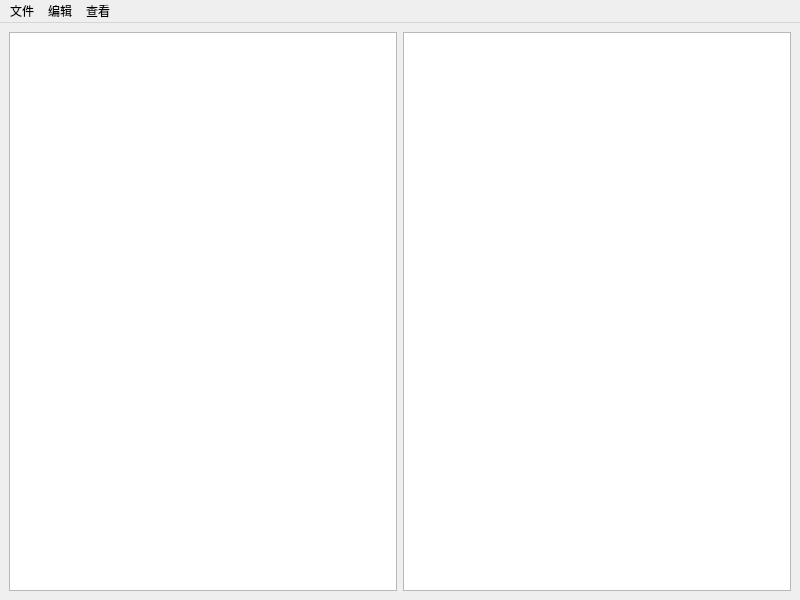
<?xml version="1.0" encoding="UTF-8"?>
<ui version="4.0">
 <class>MainWindow</class>
 <widget class="QMainWindow" name="MainWindow">
  <property name="geometry">
   <rect>
    <x>0</x>
    <y>0</y>
    <width>800</width>
    <height>600</height>
   </rect>
  </property>
  <property name="windowTitle">
   <string>MainWindow</string>
  </property>
  <widget class="QWidget" name="centralwidget">
   <layout class="QHBoxLayout" name="horizontalLayout">
    <item>
     <widget class="QPlainTextEdit" name="textEdit"/>
    </item>
    <item>
     <widget class="QTextBrowser" name="previewBrowser"/>
    </item>
   </layout>
  </widget>
  <widget class="QMenuBar" name="menuBar">
   <property name="geometry">
    <rect>
     <x>0</x>
     <y>0</y>
     <width>800</width>
     <height>23</height>
    </rect>
   </property>
   <widget class="QMenu" name="menu">
    <property name="title">
     <string>文件</string>
    </property>
    <addaction name="actionC"/>
    <addaction name="actionOpen"/>
    <addaction name="separator"/>
    <addaction name="actionSave"/>
    <addaction name="actionSave_As"/>
    <addaction name="separator"/>
    <addaction name="actionExit"/>
   </widget>
   <widget class="QMenu" name="menu_2">
    <property name="title">
     <string>编辑</string>
    </property>
    <addaction name="actionUndo"/>
     <addaction name="separator"/>
     <addaction name="actionCut"/>
     <addaction name="actionPaste"/>
     <addaction name="separator"/>
     <addaction name="actionFind"/>
     <addaction name="actionReplace"/>
   </widget>
   <widget class="QMenu" name="menu_3">
    <property name="title">
     <string>查看</string>
    </property>
    <widget class="QMenu" name="menuZoom">
     <property name="title">
      <string>缩放</string>
     </property>
     <addaction name="actionZoomIn"/>
     <addaction name="actionZoomOut"/>
     <addaction name="separator"/>
     <addaction name="actionZoomReset"/>
    </widget>
    <addaction name="menuZoom"/>
    <addaction name="separator"/>
    <addaction name="actionWordWrap"/>
    <addaction name="actionTogglePreview"/>
   </widget>
   <addaction name="menu"/>
   <addaction name="menu_2"/>
   <addaction name="menu_3"/>
  </widget>
  <action name="actionC">
   <property name="text">
    <string>新建</string>
   </property>
  </action>
  <action name="actionOpen">
   <property name="text">
    <string>打开</string>
   </property>
  </action>
  <action name="actionSave">
   <property name="text">
    <string>保存</string>
   </property>
  </action>
  <action name="actionSave_As">
   <property name="text">
    <string>另存为</string>
   </property>
  </action>
  <action name="actionExit">
   <property name="text">
    <string>退出</string>
   </property>
  </action>
  <action name="actionUndo">
   <property name="text">
    <string>撤销</string>
   </property>
  </action>
  <action name="actionCut">
   <property name="text">
    <string>剪切</string>
   </property>
  </action>
  <action name="actionPaste">
   <property name="text">
    <string>粘贴</string>
   </property>
  </action>
  <action name="actionFind">
   <property name="text">
    <string>查找</string>
   </property> 
  </action>
  <action name="actionReplace">
   <property name="text">
    <string>替换</string>
   </property>
  </action>
  <action name="actionZoomIn">
   <property name="text">
    <string>放大</string>
   </property>
  </action>
  <action name="actionZoomOut">
   <property name="text">
    <string>缩小</string>
   </property>
  </action>
  <action name="actionZoomReset">
   <property name="text">
    <string>恢复默认大小</string>
   </property>
  </action>
  <action name="actionWordWrap">
   <property name="checkable">
    <bool>true</bool>
   </property>
   <property name="text">
    <string>自动换行</string>
   </property>
  </action>
  <action name="actionTogglePreview">
   <property name="text">
    <string>显示/隐藏展示框</string>
   </property>
  </action>
 </widget>
 <resources/>
 <connections/>
</ui>
